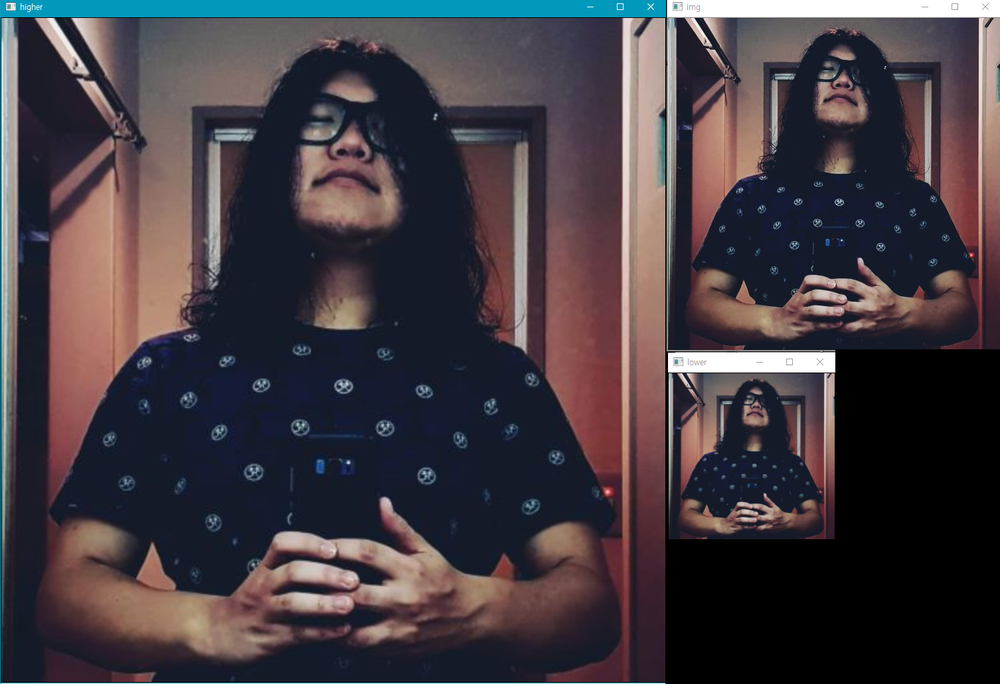
#> input picture 02. openCV/08/image1.png, 1000 x 684 px, shrunk from 1506 x 1030 before the run, given in place of the camera
$ jupyter execute '⑧（動画処理）.ipynb'   (text cells are left out)
#> lines starting #> are read from the running program, lines starting #| are printed output that depends on the picture
[cell 1]
# -*- coding: utf-8 -*

import cv2

try:
    capture = cv2.VideoCapture(0)
    width = capture.get(cv2.CAP_PROP_FRAME_WIDTH)
    height = capture.get(cv2.CAP_PROP_FRAME_HEIGHT)

    print('frame size = ' + str(width) + ' x ' + str(height))
except:
    import sys
    print("Error:", sys.exc_info()[0])
    print(sys.exc_info()[1])
    import traceback
    print(traceback.format_tb(sys.exc_info()[2]))

[cell 2]
# -*- coding: utf-8 -*

import cv2

try:
    capture = cv2.VideoCapture(0)

    while(True):
        ret, frame = capture.read()
#> frame is the input picture: shape (684, 1000, 3); mean B, G, R 65.5, 59.2, 66.9
        if ret == False:
            print('カメラから映像を取得できませんでした。')
            break

        cv2.imshow('f', frame)

        if cv2.waitKey(1) & 0xFF == ord('q'):
#> (key q is pressed here)
            break

    capture.release()
    cv2.destroyAllWindows()
except:
    import sys
    print("Error:", sys.exc_info()[0])
    print(sys.exc_info()[1])
    import traceback
    print(traceback.format_tb(sys.exc_info()[2]))

[cell 3]
# -*- coding: utf-8 -*

import cv2

try:
    capture = cv2.VideoCapture(0)
    while(True):
        ret, frame = capture.read()

        if ret == False:
            print('カメラから映像を取得できませんでした。')
            break

        gray = cv2.cvtColor(frame, cv2.COLOR_BGR2GRAY)
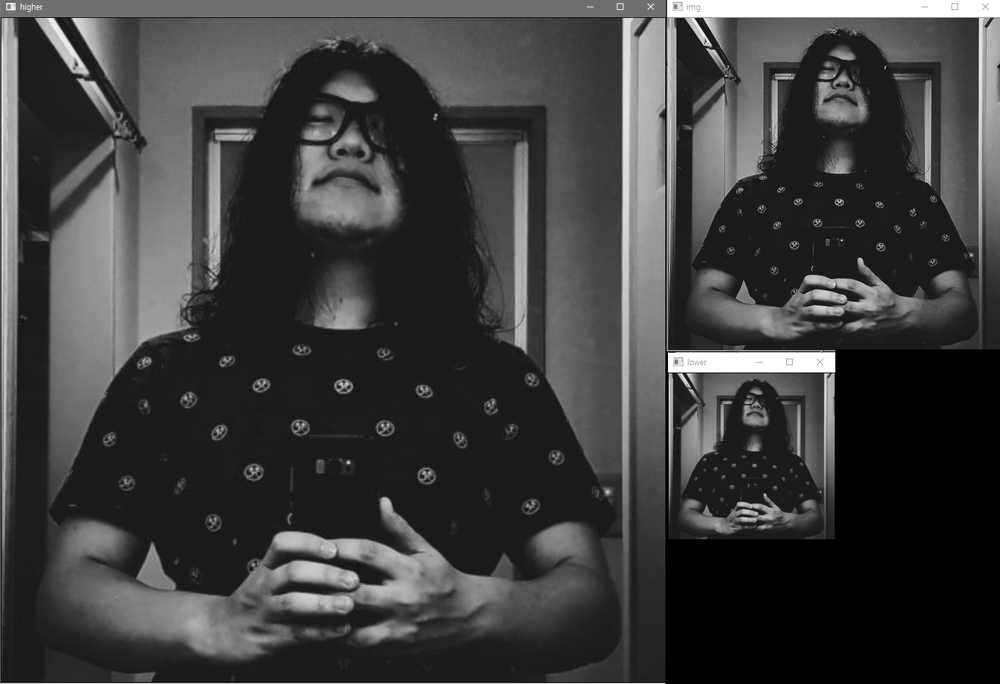
#> gray: shape (684, 1000); min 0, max 255, mean 62.3
        cv2.imshow('f', gray)

        if cv2.waitKey(1) & 0xFF == ord('q'):
#> (key q is pressed here)
            break

    capture.release()
    cv2.destroyAllWindows()
except:
    import sys
    print("Error:", sys.exc_info()[0])
    print(sys.exc_info()[1])
    import traceback
    print(traceback.format_tb(sys.exc_info()[2]))

[cell 4]
# -*- coding: utf-8 -*

import cv2

try:
    capture = cv2.VideoCapture(0)
    while(True):
        ret, frame = capture.read()

        if ret == False:
            print('カメラから映像を取得できませんでした。')
            break

        gray = cv2.cvtColor(frame, cv2.COLOR_BGR2GRAY)
        dst = cv2.equalizeHist(gray)
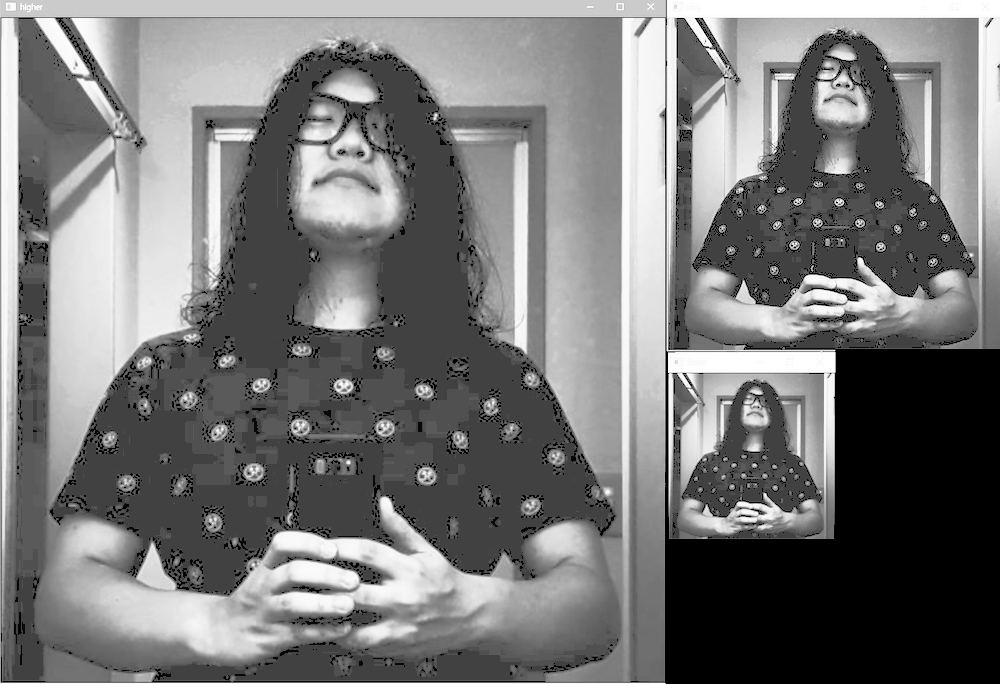
#> dst: shape (684, 1000); min 0, max 255, mean 119.4
        cv2.imshow('f', dst)

        if cv2.waitKey(1) & 0xFF == ord('q'):
#> (key q is pressed here)
            break

    capture.release()
    cv2.destroyAllWindows()
except:
    import sys
    print("Error:", sys.exc_info()[0])
    print(sys.exc_info()[1])
    import traceback
    print(traceback.format_tb(sys.exc_info()[2]))

[cell 5]
# -*- coding: utf-8 -*

import cv2

try:
    capture = cv2.VideoCapture(0)
    while(True):
        ret, frame = capture.read()
        if ret == False:
            print('カメラから映像を取得できませんでした。')
            break
        dst = cv2.Canny(frame, 40.0, 200.0)
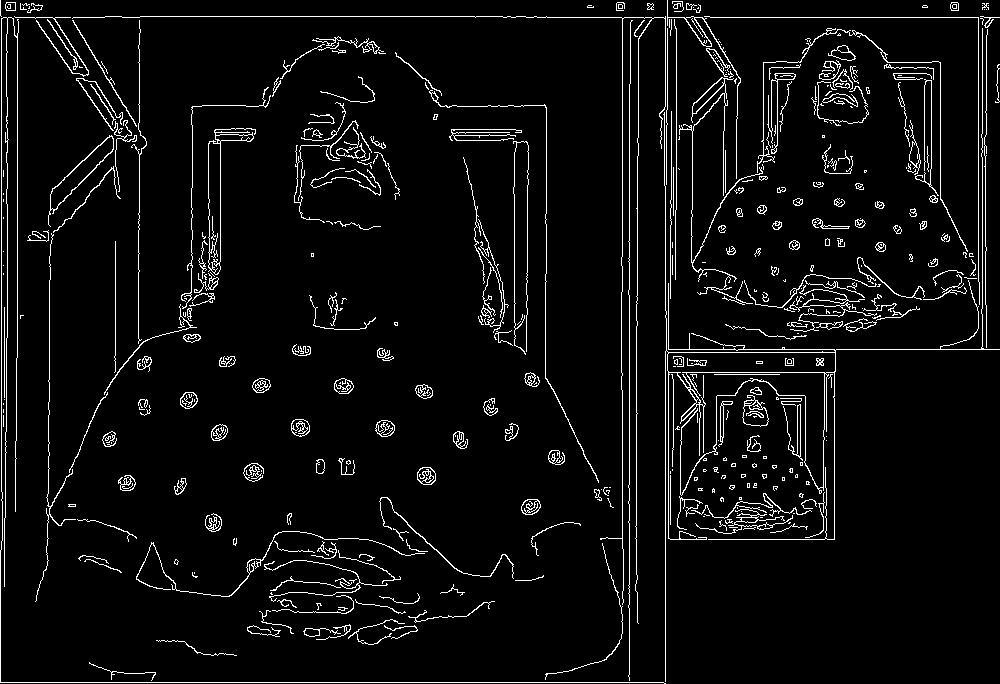
#> dst: shape (684, 1000); 5.1% white in thin lines or dots
        cv2.imshow('f', dst)
        if cv2.waitKey(1) & 0xFF == ord('q'):
#> (key q is pressed here)
            break

    capture.release()
    cv2.destroyAllWindows()
except:
    import sys
    print("Error:", sys.exc_info()[0])
    print(sys.exc_info()[1])
    import traceback
    print(traceback.format_tb(sys.exc_info()[2]))

[cell 6]
# -*- coding: utf-8 -*

import cv2

try:
    capture = cv2.VideoCapture(0)
    while(True):
        ret, frame = capture.read()
        if ret == False:
            print('カメラから映像を取得できませんでした。')
            break
        dst = cv2.Canny(frame, 40.0, 200.0)
        dst = cv2.bitwise_not(dst)
#> dst: shape (684, 1000); 94.9% white; black in thin lines or dots
        cv2.imshow('f', dst)

        if cv2.waitKey(1) & 0xFF == ord('q'):
#> (key q is pressed here)
            break

    capture.release()
    cv2.destroyAllWindows()
except:
    import sys
    print("Error:", sys.exc_info()[0])
    print(sys.exc_info()[1])
    import traceback
    print(traceback.format_tb(sys.exc_info()[2]))

[cell 7]
# -*- coding: utf-8 -*

import cv2
import numpy as np

try:
    capture = cv2.VideoCapture(0)
    height = int(capture.get(cv2.CAP_PROP_FRAME_HEIGHT))
    width = int(capture.get(cv2.CAP_PROP_FRAME_WIDTH))
    roi_target = [0, 1, 2, 3]
    counter = 60

    while(True):
        ret, frame = capture.read()
        if ret == False:
            print('カメラから映像を取得できませんでした。')
            break
        dst = np.zeros((height, width, 3), np.uint8)

        y1 = [0, height//2, height//2, 0]
        y2 = [height//2, height, height, height//2]
        x1 = [0, 0, width//2, width//2]
        x2 = [width//2, width//2, width, width]

        for i in range(0, 4):
            dst[y1[i]:y2[i], x1[i]:x2[i]] = \
            frame[y1[roi_target[i]]:y2[roi_target[i]], x1[roi_target[i]]:x2[roi_target[i]]]

        counter -= 1
        if counter <= 0:
            counter = 60
            for i in range(0, 4):
                roi_target[i] += 1
                if roi_target[i] == 4:
                    roi_target[i] = 0

        cv2.imshow('f', dst)
        if cv2.waitKey(1) & 0xFF == ord('q'):
#> (key q is pressed here)
            break

    capture.release()
    cv2.destroyAllWindows()
except:
    import sys
    print("Error:", sys.exc_info()[0])
    print(sys.exc_info()[1])
    import traceback
    print(traceback.format_tb(sys.exc_info()[2]))

[cell 8]
# -*- coding: utf-8 -*

import cv2

try:
    capture = cv2.VideoCapture(0)
    height = int(capture.get(cv2.CAP_PROP_FRAME_HEIGHT))
    width = int(capture.get(cv2.CAP_PROP_FRAME_WIDTH))
    center = (width//2, height//2)
    degree = 0.0

    while(True):
        ret, frame = capture.read()
        if ret == False:
            print('カメラから映像を取得できませんでした。')
            break
        affin_trans = cv2.getRotationMatrix2D(center, degree, 1.0)
        dst = cv2.warpAffine(frame, affin_trans, (width, height))
        degree += 1.0

        cv2.imshow('f', dst)
        if cv2.waitKey(1) & 0xFF == ord('q'):
#> (key q is pressed here)
            break

    capture.release()
    cv2.destroyAllWindows()
except:
    import sys
    print("Error:", sys.exc_info()[0])
    print(sys.exc_info()[1])
    import traceback
    print(traceback.format_tb(sys.exc_info()[2]))

[cell 9]
# -*- coding: utf-8 -*

import cv2

try:
    capture = cv2.VideoCapture(0)
    height = int(capture.get(cv2.CAP_PROP_FRAME_HEIGHT))
    width = int(capture.get(cv2.CAP_PROP_FRAME_WIDTH))
    center = (width//4, height//4)
    degree = 0.0
    roi = [width//4, height//4, (width*3)//4, (height*3)//4]

    while(True):
        ret, frame = capture.read()
        if ret == False:
            print('カメラから映像を取得できませんでした。')
            break
        frame_part = frame[roi[1]:roi[3], roi[0]:roi[2]]
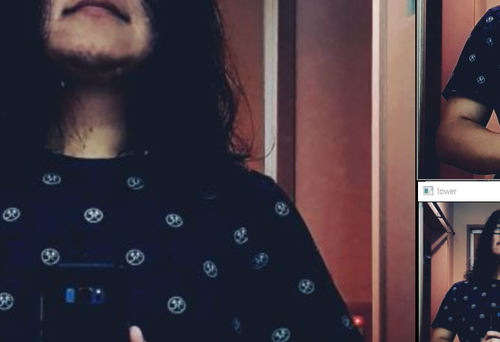
#> frame_part: shape (342, 500, 3); mean B, G, R 63.6, 55.1, 66.8

        affin_trans = cv2.getRotationMatrix2D(center, degree, 1.0)
        dst = cv2.warpAffine(frame_part, affin_trans, (width//2, height//2), flags = cv2.INTER_CUBIC)
        degree += 1.0

        frame[roi[1]:roi[3], roi[0]:roi[2]] = dst

        cv2.imshow('f', frame)
        if cv2.waitKey(1) & 0xFF == ord('q'):
#> (key q is pressed here)
            break

    capture.release()
    cv2.destroyAllWindows()
except:
    import sys
    print("Error:", sys.exc_info()[0])
    print(sys.exc_info()[1])
    import traceback
    print(traceback.format_tb(sys.exc_info()[2]))

$ run again, on 02. openCV/08/akira2.jpg
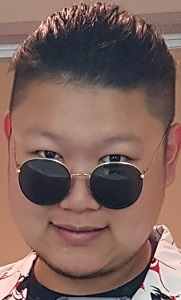
#> input picture 02. openCV/08/akira2.jpg, 181 x 300 px, given in place of the camera
#> frame is the input picture: shape (300, 181, 3); mean B, G, R 92.8, 99.5, 126.8
#> `dst = cv2.Canny(frame, 40.0, 200.0)`:
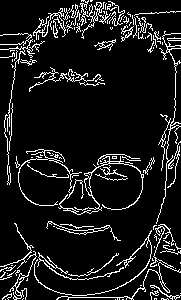
#> dst: shape (300, 181); 10% white in thin lines or dots
#> `frame_part = frame[roi[1]:roi[3], roi[0]:roi[2]]`:
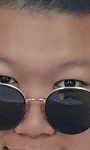
#> frame_part: shape (150, 90, 3); mean B, G, R 93.4, 100.7, 125.5
